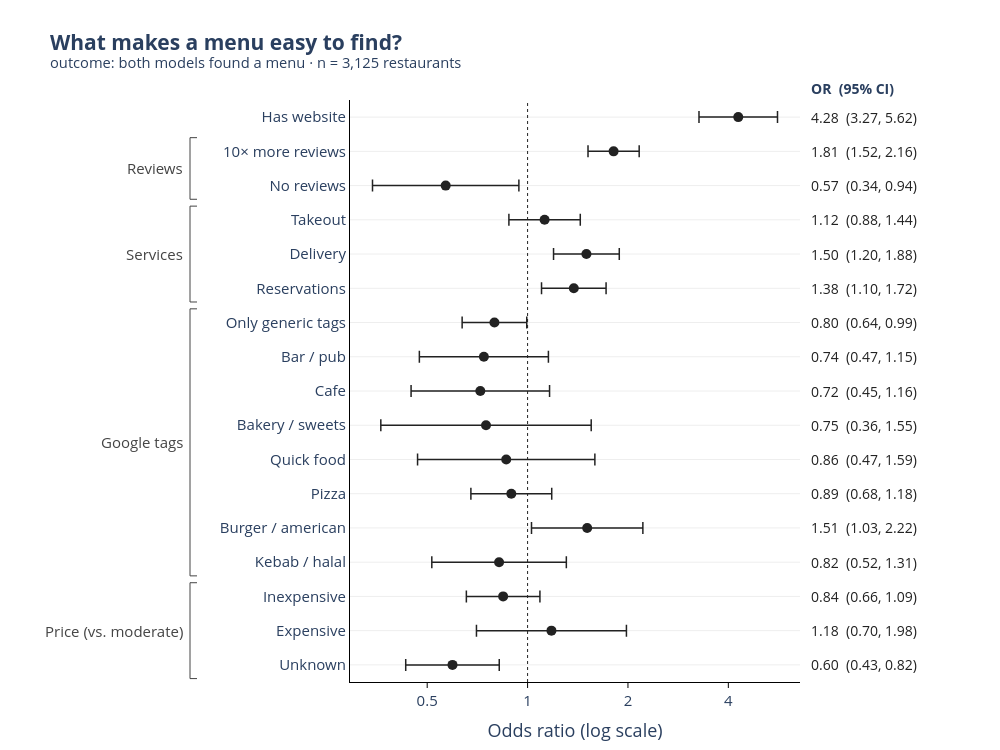

The code cell stored with this chart in its notebook:
### Code cell
# forest plot: odds ratio with 95% CI per input, grouped by kind of feature with short labels
assert sorted(LABELS) == sorted(result.index)    # FEATURE_GROUPS from the correlation plot

# bracket titles that differ from the FEATURE_GROUPS names; price levels are compared with moderate, the reference category
GROUP_TITLES = {'Price': 'Price<br>(vs. moderate)'}

# one row per feature, top to bottom; spans = (group title, first row, last row) for the brackets
rows, spans = [], []
for group, labels in FEATURE_GROUPS.items():
    if group:
        spans.append((GROUP_TITLES.get(group, group), len(rows), len(rows) + len(labels) - 1))
    rows += [(label, feature) for feature, label in labels.items()]
y_of = {feature: -i for i, (_, feature) in enumerate(rows)}

res = result.loc[list(y_of)]
INK = "#222222"
labels = {feature: label for label, feature in rows}

fig = go.Figure(go.Scatter(
    x=res["odds ratio"],
    y=[y_of[f] for f in res.index],
    mode="markers",
    marker=dict(color=INK, size=10),
    error_x=dict(type="data", symmetric=False,
                 array=res["ci high"] - res["odds ratio"],
                 arrayminus=res["odds ratio"] - res["ci low"],
                 thickness=1.5, width=6, color=INK),
    customdata=np.stack([res["ci low"], res["ci high"], res["p"]], axis=-1),
    text=[labels[f] for f in res.index],
    hovertemplate="<b>%{text}</b><br>OR %{x:.2f} (95% CI %{customdata[0]:.2f}, %{customdata[1]:.2f})<br>p = %{customdata[2]:.3f}<extra></extra>",
    showlegend=False,
))

# odds ratio and CI as a text column to the right of the plot
for feature, row in res.iterrows():
    fig.add_annotation(x=1.02, xref="paper", y=y_of[feature], yref="y", xanchor="left", showarrow=False,
                       text=f"{row['odds ratio']:.2f}  ({row['ci low']:.2f}, {row['ci high']:.2f})", font=dict(color=INK, size=14))
fig.add_annotation(x=1.02, xref="paper", y=1, yref="paper", yanchor="bottom", xanchor="left", showarrow=False,
                   text="<b>OR  (95% CI)</b>", font=dict(size=14))

WIDTH, HEIGHT = 1000, 750
margin = {**MARGIN, "l": 350, "r": 200, "t": 100}
px = 1 / (WIDTH - margin["l"] - margin["r"])    # one pixel in paper units, so the brackets stay put when the size changes

# brackets along the left edge for each group, same style as the correlation plot, placed in pixels left of the plot area
def bracket_left(first, last, text, x=-160 * px, tick=7 * px):
    top, bottom = -first + 0.4, -last - 0.4
    fig.add_shape(type="path", path=f"M {x + tick} {top} L {x} {top} L {x} {bottom} L {x + tick} {bottom}",
                  xref="paper", yref="y", line=dict(color="#444444", width=1))
    fig.add_annotation(x=x - 5 * px, y=(top + bottom) / 2, xref="paper", yref="y", text=text, showarrow=False,
                       xanchor="right", font=dict(color="#444444"))

for group, first, last in spans:
    bracket_left(first, last, group)

fig.add_vline(x=1, line=dict(color=INK, width=1, dash="dot"))
fig.update_layout(
    title=plot_title("What makes a menu easy to find?",
                     f"outcome: both models found a menu · n = {len(features):,} restaurants"),
    xaxis=dict(type="log", title="Odds ratio (log scale)",
               tickvals=[0.25, 0.5, 1, 2, 4, 8], ticktext=["0.25", "0.5", "1", "2", "4", "8"]),
    yaxis=dict(title=None, tickvals=[-i for i in range(len(rows))], ticktext=[label for label, _ in rows],
               range=[-len(rows) + 0.5, 0.5], showgrid=True, gridcolor="#eeeeee", ticks=""),
    height=HEIGHT, width=WIDTH,
    margin=margin,
)

save_plot(fig, 'logistic-regression-hasfoundmenu-full.svg')
fig.show()

### Figure 1 — Plotly figure (JSON) as saved in the notebook; plotly's stock layout.template omitted (floating-point values rounded to 4 significant figures)
{"data": [{"customdata": [[3.266, 5.617, 7.118e-26], [1.518, 2.161, 4.44e-11], [0.3427, 0.9417, 0.0283], [0.8789, 1.439, 0.3504], [1.196, 1.884, 0.000452], [1.101, 1.72, 0.005002], [0.6364, 0.9942, 0.04436], [0.4737, 1.155, 0.1844], [0.4473, 1.164, 0.1809], [0.363, 1.552, 0.4386], [0.4678, 1.591, 0.6367], [0.6761, 1.181, 0.4302], [1.027, 2.217, 0.03592], [0.5162, 1.307, 0.4062], [0.6553, 1.089, 0.1928], [0.7026, 1.979, 0.5328], [0.4311, 0.8223, 0.001649]], "error_x": {"array": [1.334, 0.35, 0.3736, 0.3143, 0.3825, 0.3435, 0.1988, 0.4151, 0.4423, 0.8012, 0.7286, 0.2877, 0.7077, 0.4856, 0.2442, 0.7998, 0.2269], "arrayminus": [1.017, 0.2933, 0.2254, 0.2456, 0.3048, 0.2749, 0.159, 0.2659, 0.2742, 0.3875, 0.395, 0.2177, 0.4818, 0.3052, 0.1895, 0.4765, 0.1643], "color": "#222222", "symmetric": false, "thickness": 1.5, "type": "data", "width": 6}, "hovertemplate": "<b>%{text}</b><br>OR %{x:.2f} (95% CI %{customdata[0]:.2f}, %{customdata[1]:.2f})<br>p = %{customdata[2]:.3f}<extra></extra>", "marker": {"color": "#222222", "size": 10}, "mode": "markers", "showlegend": false, "text": ["Has website", "10× more reviews", "No reviews", "Takeout", "Delivery", "Reservations", "Only generic tags", "Bar / pub", "Cafe", "Bakery / sweets", "Quick food", "Pizza", "Burger / american", "Kebab / halal", "Inexpensive", "Expensive", "Unknown"], "type": "scatter", "x": [4.283, 1.811, 0.5681, 1.125, 1.501, 1.376, 0.7955, 0.7395, 0.7215, 0.7505, 0.8628, 0.8937, 1.509, 0.8213, 0.8447, 1.179, 0.5954], "y": [0, -1, -2, -3, -4, -5, -6, -7, -8, -9, -10, -11, -12, -13, -14, -15, -16]}], "layout": {"annotations": [{"font": {"color": "#222222", "size": 14}, "showarrow": false, "text": "4.28  (3.27, 5.62)", "x": 1.02, "xanchor": "left", "xref": "paper", "y": 0, "yref": "y"}, {"font": {"color": "#222222", "size": 14}, "showarrow": false, "text": "1.81  (1.52, 2.16)", "x": 1.02, "xanchor": "left", "xref": "paper", "y": -1, "yref": "y"}, {"font": {"color": "#222222", "size": 14}, "showarrow": false, "text": "0.57  (0.34, 0.94)", "x": 1.02, "xanchor": "left", "xref": "paper", "y": -2, "yref": "y"}, {"font": {"color": "#222222", "size": 14}, "showarrow": false, "text": "1.12  (0.88, 1.44)", "x": 1.02, "xanchor": "left", "xref": "paper", "y": -3, "yref": "y"}, {"font": {"color": "#222222", "size": 14}, "showarrow": false, "text": "1.50  (1.20, 1.88)", "x": 1.02, "xanchor": "left", "xref": "paper", "y": -4, "yref": "y"}, {"font": {"color": "#222222", "size": 14}, "showarrow": false, "text": "1.38  (1.10, 1.72)", "x": 1.02, "xanchor": "left", "xref": "paper", "y": -5, "yref": "y"}, {"font": {"color": "#222222", "size": 14}, "showarrow": false, "text": "0.80  (0.64, 0.99)", "x": 1.02, "xanchor": "left", "xref": "paper", "y": -6, "yref": "y"}, {"font": {"color": "#222222", "size": 14}, "showarrow": false, "text": "0.74  (0.47, 1.15)", "x": 1.02, "xanchor": "left", "xref": "paper", "y": -7, "yref": "y"}, {"font": {"color": "#222222", "size": 14}, "showarrow": false, "text": "0.72  (0.45, 1.16)", "x": 1.02, "xanchor": "left", "xref": "paper", "y": -8, "yref": "y"}, {"font": {"color": "#222222", "size": 14}, "showarrow": false, "text": "0.75  (0.36, 1.55)", "x": 1.02, "xanchor": "left", "xref": "paper", "y": -9, "yref": "y"}, {"font": {"color": "#222222", "size": 14}, "showarrow": false, "text": "0.86  (0.47, 1.59)", "x": 1.02, "xanchor": "left", "xref": "paper", "y": -10, "yref": "y"}, {"font": {"color": "#222222", "size": 14}, "showarrow": false, "text": "0.89  (0.68, 1.18)", "x": 1.02, "xanchor": "left", "xref": "paper", "y": -11, "yref": "y"}, {"font": {"color": "#222222", "size": 14}, "showarrow": false, "text": "1.51  (1.03, 2.22)", "x": 1.02, "xanchor": "left", "xref": "paper", "y": -12, "yref": "y"}, {"font": {"color": "#222222", "size": 14}, "showarrow": false, "text": "0.82  (0.52, 1.31)", "x": 1.02, "xanchor": "left", "xref": "paper", "y": -13, "yref": "y"}, {"font": {"color": "#222222", "size": 14}, "showarrow": false, "text": "0.84  (0.66, 1.09)", "x": 1.02, "xanchor": "left", "xref": "paper", "y": -14, "yref": "y"}, {"font": {"color": "#222222", "size": 14}, "showarrow": false, "text": "1.18  (0.70, 1.98)", "x": 1.02, "xanchor": "left", "xref": "paper", "y": -15, "yref": "y"}, {"font": {"color": "#222222", "size": 14}, "showarrow": false, "text": "0.60  (0.43, 0.82)", "x": 1.02, "xanchor": "left", "xref": "paper", "y": -16, "yref": "y"}, {"font": {"size": 14}, "showarrow": false, "text": "<b>OR  (95% CI)</b>", "x": 1.02, "xanchor": "left", "xref": "paper", "y": 1, "yanchor": "bottom", "yref": "paper"}, {"font": {"color": "#444444"}, "showarrow": false, "text": "Reviews", "x": -0.3667, "xanchor": "right", "xref": "paper", "y": -1.5, "yref": "y"}, {"font": {"color": "#444444"}, "showarrow": false, "text": "Services", "x": -0.3667, "xanchor": "right", "xref": "paper", "y": -4, "yref": "y"}, {"font": {"color": "#444444"}, "showarrow": false, "text": "Google tags", "x": -0.3667, "xanchor": "right", "xref": "paper", "y": -9.5, "yref": "y"}, {"font": {"color": "#444444"}, "showarrow": false, "text": "Price (vs. moderate)", "x": -0.3667, "xanchor": "right", "xref": "paper", "y": -15, "yref": "y"}], "height": 750, "margin": {"b": 60, "l": 350, "r": 200, "t": 100}, "shapes": [{"line": {"color": "#444444", "width": 1}, "path": "M -0.34 -0.6 L -0.35555555555555557 -0.6 L -0.35555555555555557 -2.4 L -0.34 -2.4", "type": "path", "xref": "paper", "yref": "y"}, {"line": {"color": "#444444", "width": 1}, "path": "M -0.34 -2.6 L -0.35555555555555557 -2.6 L -0.35555555555555557 -5.4 L -0.34 -5.4", "type": "path", "xref": "paper", "yref": "y"}, {"line": {"color": "#444444", "width": 1}, "path": "M -0.34 -5.6 L -0.35555555555555557 -5.6 L -0.35555555555555557 -13.4 L -0.34 -13.4", "type": "path", "xref": "paper", "yref": "y"}, {"line": {"color": "#444444", "width": 1}, "path": "M -0.34 -13.6 L -0.35555555555555557 -13.6 L -0.35555555555555557 -16.4 L -0.34 -16.4", "type": "path", "xref": "paper", "yref": "y"}, {"line": {"color": "#222222", "dash": "dot", "width": 1}, "type": "line", "x0": 1, "x1": 1, "xref": "x", "y0": 0, "y1": 1, "yref": "y domain"}], "title": {"text": "<b>What makes a menu easy to find?</b><br><sup>outcome: both models found a menu · n = 3,125 restaurants</sup>"}, "width": 1000, "xaxis": {"ticktext": ["0.25", "0.5", "1", "2", "4", "8"], "tickvals": [0.25, 0.5, 1, 2, 4, 8], "title": {"text": "Odds ratio (log scale)"}, "type": "log"}, "yaxis": {"gridcolor": "#eeeeee", "range": [-16.5, 0.5], "showgrid": true, "ticks": "", "ticktext": ["Has website", "10× more reviews", "No reviews", "Takeout", "Delivery", "Reservations", "Only generic tags", "Bar / pub", "Cafe", "Bakery / sweets", "Quick food", "Pizza", "Burger / american", "Kebab / halal", "Inexpensive", "Expensive", "Unknown"], "tickvals": [0, -1, -2, -3, -4, -5, -6, -7, -8, -9, -10, -11, -12, -13, -14, -15, -16], "title": {}}}}
